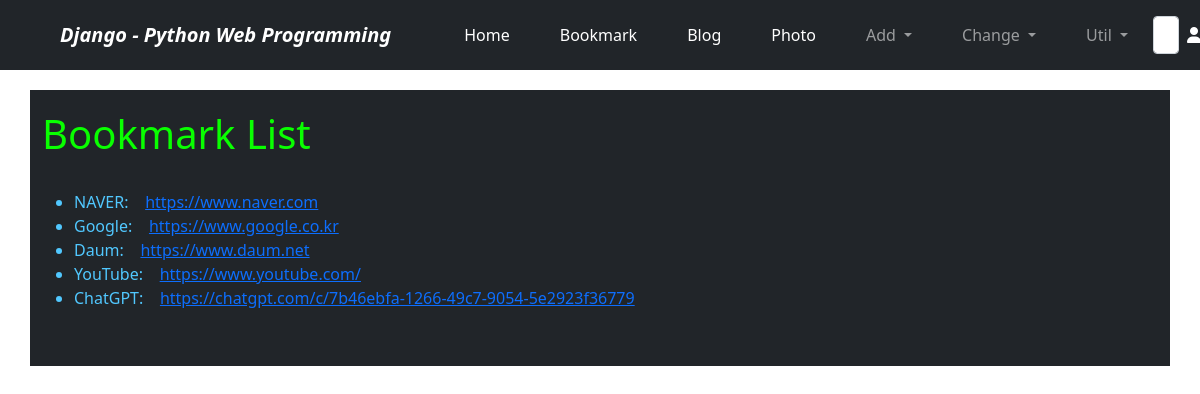
Screenshot of /bookmark/ with the database file from the repository.
### bookmark/models.py (models this page shows, shortened)
class Bookmark(models.Model):
    title = models.CharField('TITLE', max_length=100, blank=True)
    url = models.URLField('URL', unique=True)
    owner = models.ForeignKey(User, on_delete=models.CASCADE, blank=True, null=True)

### bookmark/views.py (the view)
# urls.py: path('', BookmarkLV.as_view(), name='index'),
class BookmarkLV(ListView):
    model = Bookmark

### bookmark/templates/bookmark/bookmark_list.html (shortened to what this page needs)
{% extends 'base.html' %}
{% block content %}
<div style="padding-top: 20px; padding-bottom: 20px;">
    <h1 style="color:#09ff00">Bookmark List</h1>
    <br>
    <ul>
        {% for bookmark in object_list %}
        <li style="color:#51c8ff">{{bookmark.title}}:&nbsp;&nbsp;&nbsp;
            <a href="{% url 'bookmark:detail' bookmark.id %}">{{bookmark.url}}</a></li>
        {% endfor %}
    </ul>
</div>
{% endblock %}

### rows the page displays
Bookmark: title "NAVER", url "https://www.naver.com"
Bookmark: title "Google", url "https://www.google.co.kr"
Bookmark: title "Daum", url "https://www.daum.net"
Bookmark: title "YouTube", url "https://www.youtube.com/"
Bookmark: title "ChatGPT", url "https://chatgpt.com/c/7b46ebfa-1266-49c7-9054-5e2923f36779"
